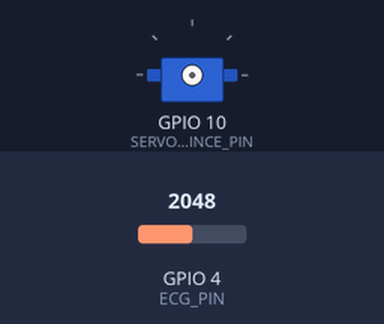
Recording of a sketch running on a simulated ESP32. On the bench: servo. Inputs (shaded band) come from the test bench; at power-on: GPIO 4 (ECG_PIN) = 2048. What the sketch prints to the serial monitor is not drawn.

Above: at 0.0 s.
At 1.1 s:
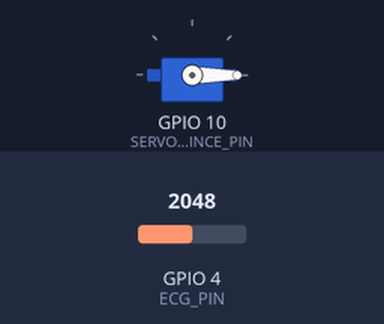
Timing chart, 0 to 2.6 s (numbered marks = the images above):
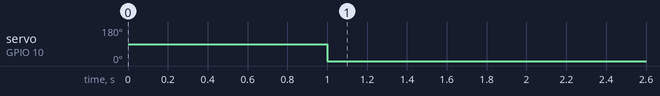

Measured:
- by itself, servo on GPIO 10 (SERVO_PINCE_PIN): 90° → 0° at 1.0 s

The sketch:

CampsTI_Defi2.ino
```cpp
// Ajout des bibliothèques de code nécessaire
#include <Arduino.h>
#include <ESP32Servo.h>

// Déclaration des PINs utilisées (voir schéma électrique)
#define ECG_PIN 4
#define SERVO_PINCE_PIN 10

#define POT_BASE_PIN 0
#define SERVO_BASE_PIN 6

//Cécile Lepage


#define POT_EPAULE_PIN 1
#define SERVO_EPAULE_PIN 7

#define POT_COUDE_PIN 4
#define SERVO_COUDE_PIN

// Définition de l'objet Servo pour la base
Servo BaseServo;
Servo EpauleServo;
Servo CoudeServo;
Servo PinceServo;
/* ---------------- À FAIRE ----------------
      Défini l'object servo pour la PINCE
      Voir schéma électrique pour la PIN

      #define SERVO_PINCE_PIN 10
--------------------------------------------
*/

void setup()
{
    // Initialise la communication USB avec l'ordinateur
    Serial.begin(115200);
    delay(1000);

     // Initialise l'entrée (INPUT) pour lire la valeur du
    pinMode(ECG_PIN, INPUT);

     // Initialise le moteur de la pince
    PinceServo.attach(SERVO_PINCE_PIN);
    /* ---------------- À FAIRE ----------------
        Initialise la PIN ECG_PIN comme INPUT et le MOTEUR
    --------------------------------------------
    */
}

void loop()
{

    // Variable de commande moteur
    int ecg_cmd = 0;

    // Lecture de la valeur du capteur
    int ecgValue = analogRead(ECG_PIN);

    Serial.print("Initial ecgValue: " + String(ecgValue));

    // Décision de la pince ouverte ou fermee
    if (ecgValue > 2048)
    {
        ecgValue = 1;
    }
    else
    {
        ecgValue = 0;
    }

    Serial.println("    Decision de l'action: " + String(ecgValue));


    /* ---------------- À FAIRE ----------------
          Envoie la commande ecg_cmd au MOTEUR
    --------------------------------------------
    */

      // Envoie de la commande moteur
    PinceServo.write(ecg_cmd);
    delay(50);
}

/*
Dans ce défi, tu n’as pas tout le code ! Cherche les zones encadrées par
–- À FAIRE –- et complète les instructions manquantes en t’aidant de ce que tu as appris au
Défi 1. L’objectif est d’utiliser les signaux électrique de tes propres muscles pour contrôler
la pince du robot!
*/
```
